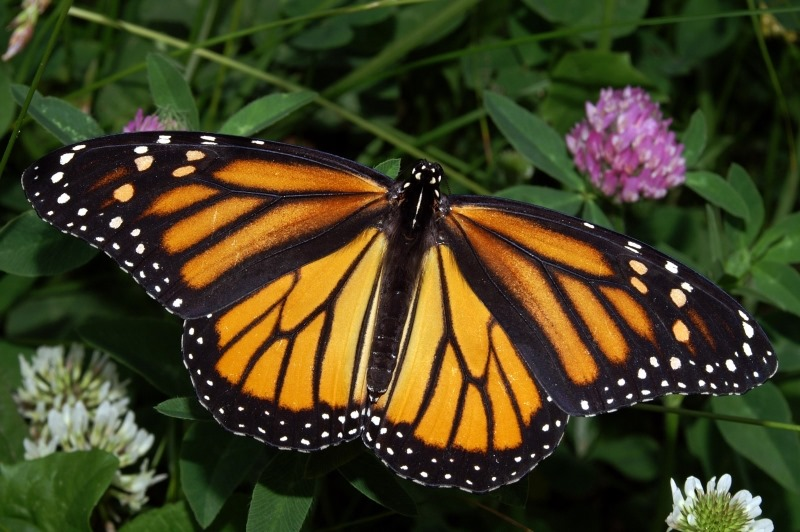
#> input picture Adaptive Thresholding: Edge Detection in Images/Test_01.jpg, 800 x 532 px
$ jupyter execute --allow-errors 'Edge Detection using Adaptive Thresh holding.ipynb'
#> lines starting #> are read from the running program, lines starting #| are printed output that depends on the picture; after the words box and inside, x2 and y2 are one past the last pixel; in counts of white or black regions, pixels touching at a corner belong together
# PROBLEM STATEMENT

   Using OpenCV, first convert any image with varying High condition to a grayscale image. Now implement edge detection first using the canny edge detection. Then apply simplethresholding and also Adaptive/OTSU thresholding using OpenCV to see the working ofeach of these methods. Once you obtain good results, use the obtained edge detection resultas a mask to give color to all the edges (if edges use the color from the original image, else
leave it black only).

## Adaptive Thresholding :-

its a Edge Detection Techiques used to detect the edges of images for image processing.
Edges define the boundaries between different regions in an image, which helps in matching
the pattern, segment, and recognize an object. In simple thresholding, the threshold value is
global, which is prone to fail in many cases. Adaptive thresholding is a modified method where
the threshold value is calculated for each pixel based on a smaller region around it. Therefore,
there will be different threshold values for different regions which gives better results for images
with varying illumination

### Importing Necessary Libaries

[cell 1]
import cv2
import numpy as np
from matplotlib import pyplot as plt
import pandas as pd
import os

[cell 2]
#Reading the images
org_img_01 = cv2.imread('Test_01.jpg',0)# reading the image in the grayscale image
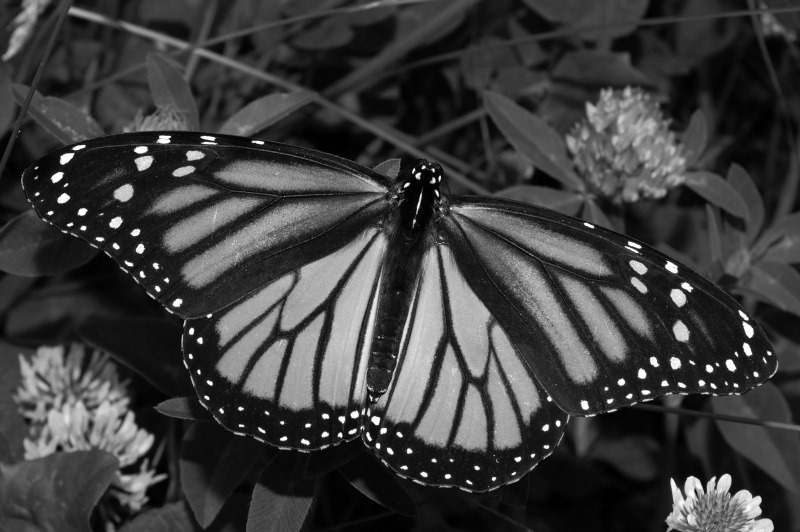
#> org_img_01: shape (532, 800); min 0, max 255, mean 60.9
org_img_02 = cv2.imread('Test_02.jfif',0)# reading the image in the grayscale image
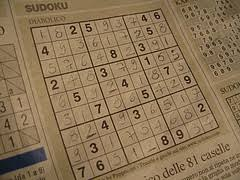
#> input picture Adaptive Thresholding: Edge Detection in Images/Test_02.jfif, 240 x 180 px
#> org_img_02: shape (180, 240); min 0, max 211, mean 120.6
org_img_03 = cv2.imread('Test_03.jpg',0)# reading the image in the grayscale image
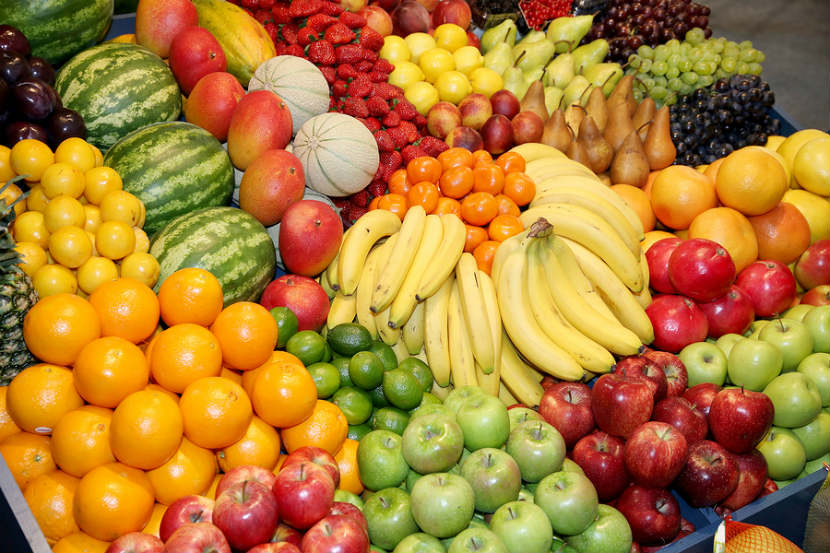
#> input picture Adaptive Thresholding: Edge Detection in Images/Test_03.jpg, 830 x 553 px
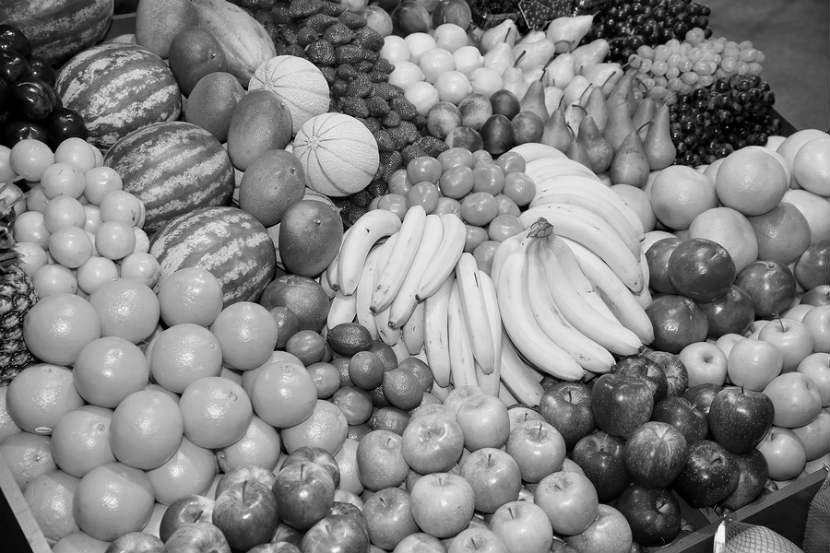
#> org_img_03: shape (553, 830); min 0, max 255, mean 131.2

Visualizing the Images For Edge Detection

[cell 3]
print(type(org_img_01))
#| <class 'numpy.ndarray'>
plt.figure(figsize=(7,6))
plt.title("Original Image")
plt.imshow(org_img_01,'gray')

[cell 4]
print(type(org_img_01))
#| <class 'numpy.ndarray'>
plt.figure(figsize=(7,6))
plt.title("Original Image")
plt.imshow(org_img_02,'gray')

[cell 5]
print(type(org_img_01))
#| <class 'numpy.ndarray'>
plt.figure(figsize=(7,6))
plt.title("Original Image")
plt.imshow(org_img_03,'gray')

[cell 6]
print(org_img_01.shape," ",org_img_02.shape," ",org_img_03.shape)
#| (532, 800)   (180, 240)   (553, 830)

[cell 7]
img = cv2.medianBlur(org_img_01,5) ## Remove noise using median Blur

## 2nd argument - threshold, 3rd Argument - Value assigned if pixel is greater than threshold
ret,th1 = cv2.threshold(img,127,255,cv2.THRESH_BINARY)
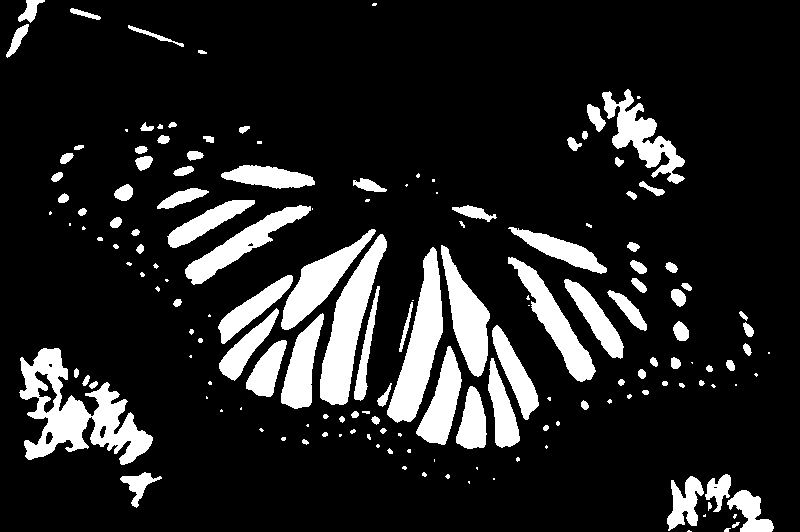
#> th1: shape (532, 800); 14.2% white; 162 white regions (58 under 20 px), largest, box (x1, y1, x2, y2) and area: (19, 348, 153, 465) 6342, (320, 234, 387, 405) 4395, (387, 247, 443, 423) 4291

## threshold value is the mean of neighbourhood area
th2 = cv2.adaptiveThreshold(img,255,cv2.ADAPTIVE_THRESH_MEAN_C,cv2.THRESH_BINARY,9,2)
#> th2: shape (532, 800); 65% white; 1313 black regions (1031 under 20 px), largest, box (x1, y1, x2, y2) and area: (0, 73, 800, 532) 94078, (23, 0, 486, 122) 9964, (374, 118, 569, 193) 2469

## threshold value is the weighted sum of neighbourhood values where weights are a gaussian window.
th3 = cv2.adaptiveThreshold(img,255,cv2.ADAPTIVE_THRESH_GAUSSIAN_C,cv2.THRESH_BINARY,9,2)
#> th3: shape (532, 800); 75.5% white; 2464 black regions (2175 under 20 px), largest, box (x1, y1, x2, y2) and area: (184, 218, 578, 481) 19580, (139, 130, 661, 391) 16216, (0, 336, 199, 476) 4787

titles = ['After MedianFiltering','Global Thresholding (v = 127)',
            'Adaptive Mean Thresholding', 'Adaptive Gaussian Thresholding']

images = [img, th1, th2, th3]

plt.figure(figsize=(12,10))
for i in range(4):
    plt.subplot(2,2,i+1)
    plt.imshow(images[i],'gray')
    plt.title(titles[i])
    plt.xticks([]),plt.yticks([])

plt.tight_layout()
plt.show()

[cell 8]
img = cv2.medianBlur(org_img_02,3)## Remove noise from the source image
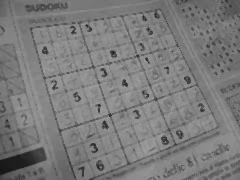
#> img: shape (180, 240); min 17, max 159, mean 122.8

## 2nd argument - threshold, 3rd Argument - Value assigned if pixel is greater than threshold
ret,th1 = cv2.threshold(img,127,255,cv2.THRESH_BINARY)
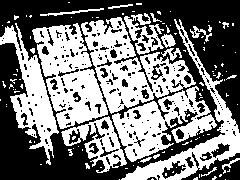
#> th1: shape (180, 240); 48.2% white; 115 white regions (93 under 20 px), largest, box (x1, y1, x2, y2) and area: (81, 17, 196, 114) 4398, (32, 23, 108, 129) 4147, (112, 86, 217, 162) 3438

## threshold value is the mean of neighbourhood area
th2 = cv2.adaptiveThreshold(img,255,cv2.ADAPTIVE_THRESH_MEAN_C,cv2.THRESH_BINARY,9,2)
#> th2: shape (180, 240); 66.2% white; black in thin lines or dots

## threshold value is the weighted sum of neighbourhood values where weights are a gaussian window.
th3 = cv2.adaptiveThreshold(img,255,cv2.ADAPTIVE_THRESH_GAUSSIAN_C,cv2.THRESH_BINARY,9,2)
#> th3: shape (180, 240); 68% white; black in thin lines or dots

titles = ['After MedianFiltering','Global Thresholding (v = 127)',
            'Adaptive Mean Thresholding', 'Adaptive Gaussian Thresholding']

images = [img, th1, th2, th3]

plt.figure(figsize=(12,10))
for i in range(4):
    plt.subplot(2,2,i+1)
    plt.imshow(images[i],'gray')
    plt.title(titles[i])
    plt.xticks([]),plt.yticks([])

[cell 9]
img = cv2.medianBlur(org_img_03,3)## Remove noise from the source image
#> img: shape (553, 830)

## 2nd argument - threshold, 3rd Argument - Value assigned if pixel is greater than threshold
ret,th1 = cv2.threshold(img,127,255,cv2.THRESH_BINARY)
#> th1: shape (553, 830); 56.3% white; 157 black regions (102 under 20 px), largest, box (x1, y1, x2, y2) and area: (0, 0, 830, 506) 109241, (212, 175, 830, 553) 67561, (0, 152, 124, 484) 8275

## threshold value is the mean of neighbourhood area
th2 = cv2.adaptiveThreshold(img,255,cv2.ADAPTIVE_THRESH_MEAN_C,cv2.THRESH_BINARY,9,2)
#> th2: shape (553, 830); 64.2% white; 2312 black regions (1849 under 20 px), largest, box (x1, y1, x2, y2) and area: (0, 0, 830, 553) 104934, (452, 0, 830, 192) 17328, (127, 146, 224, 201) 836

## threshold value is the weighted sum of neighbourhood values where weights are a gaussian window.
th3 = cv2.adaptiveThreshold(img,255,cv2.ADAPTIVE_THRESH_GAUSSIAN_C,cv2.THRESH_BINARY,9,2)
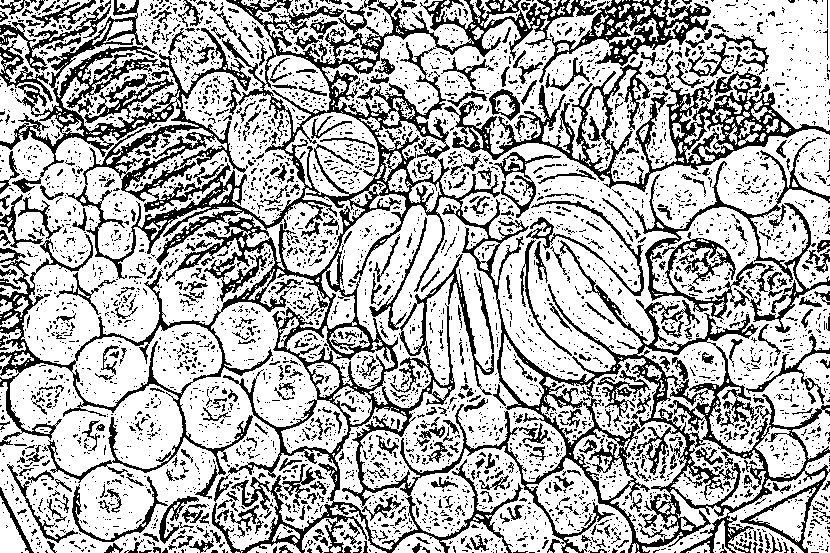
#> th3: shape (553, 830); 69.3% white; 4420 black regions (3919 under 20 px), largest, box (x1, y1, x2, y2) and area: (0, 0, 830, 553) 68698, (444, 50, 830, 192) 9743, (635, 137, 830, 333) 5253

titles = ['After MedianFiltering','Global Thresholding (v = 127)',
            'Adaptive Mean Thresholding', 'Adaptive Gaussian Thresholding']

images = [img, th1, th2, th3]

plt.figure(figsize=(12,10))
for i in range(4):
    plt.subplot(2,2,i+1)
    plt.imshow(images[i],'gray')
    plt.title(titles[i])
    plt.xticks([]),plt.yticks([])

---
# Result after Otsu's thresholding

[cell 10]
img = cv2.medianBlur(org_img_01,5)
ret2,th2 = cv2.threshold(img,0,255,cv2.THRESH_BINARY+cv2.THRESH_OTSU)
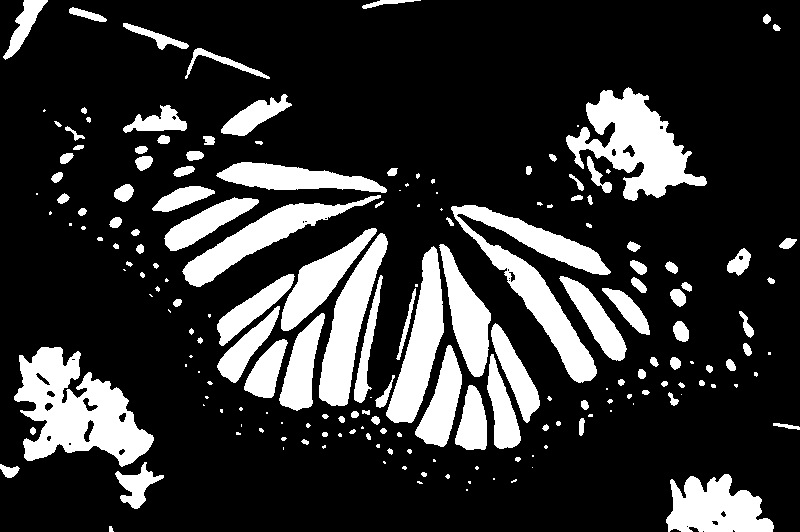
#> th2: shape (532, 800); 19.8% white; 189 white regions (70 under 20 px), largest, box (x1, y1, x2, y2) and area: (14, 347, 154, 467) 8829, (451, 205, 611, 383) 7485, (566, 87, 707, 201) 7110
#> ret2 = 93

fig = plt.figure(figsize=(15,10))
plt.subplot(1,2,1)
plt.imshow(img,'gray')
plt.xticks([]),plt.yticks([])
plt.title("Image After Median Filtering")

plt.subplot(1,2,2)
plt.imshow(th2,'gray')
plt.xticks([]),plt.yticks([])
plt.title("Image after Otsu's Thresholding")
plt.show()

#> (a cell that did not finish here is left out)

[cell 12]
img = cv2.medianBlur(org_img_03,5)
ret2,th2 = cv2.threshold(img,0,255,cv2.THRESH_BINARY+cv2.THRESH_OTSU)
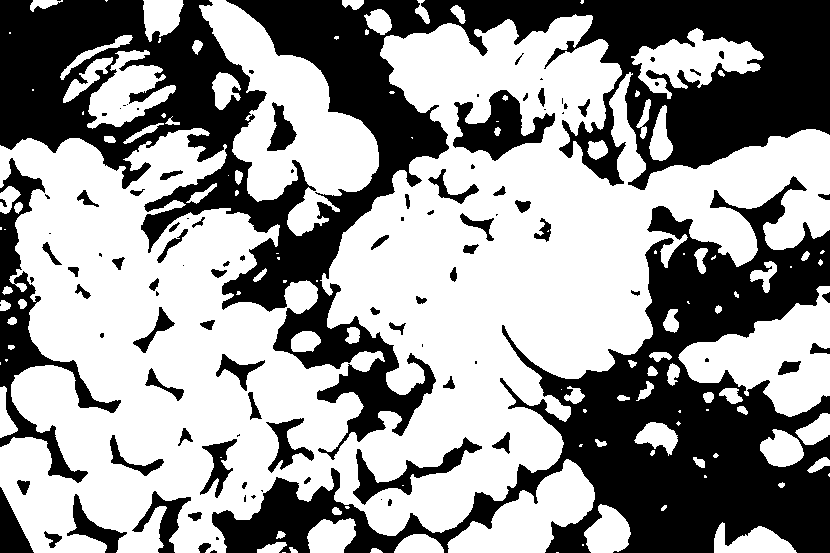
#> th2: shape (553, 830); 58.9% white; 104 black regions (38 under 20 px), largest, box (x1, y1, x2, y2) and area: (0, 0, 830, 460) 98170, (212, 176, 830, 553) 64660, (0, 158, 121, 483) 7502
#> ret2 = 122

fig = plt.figure(figsize=(15,10))
plt.subplot(1,2,1)
plt.imshow(img,'gray')
plt.xticks([]),plt.yticks([])
plt.title("Image After Median Filtering")

plt.subplot(1,2,2)
plt.imshow(th2,'gray')
plt.xticks([]),plt.yticks([])
plt.title("Image after Otsu's Thresholding")
plt.show()
